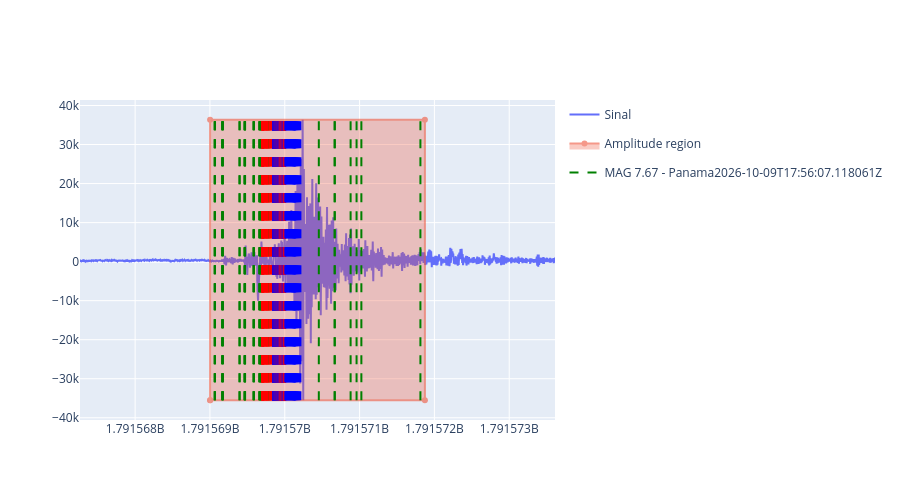

The code cell stored with this chart in its notebook:
### Markdown cell above
Agora, vamos calcular (de forma grosseira) a amplitude total do espaço entre os tempos de chegada. Aqui, vamos considerar que toda a amplitude gerada dentro da janela de chegadas é resultado do terremoto sendo analisado, o que quase nunca é verdade. Pode ser que outros terremotos ou fenômenos também interfiram nesse tempo, mas vamos ignorar isso.

Para considerar os erros dos tempos de chegada, vamos considerar uma janela com 1 minuto antes e depois da janela de chegadas.

Como métricas, vamos calcular a amplitude total e o desvio padrão do sinal

### Code cell
def get_signal_amplitude(signal, first_arrival, last_arrival):
    window_start = first_arrival - timedelta(minutes=1)
    window_end = last_arrival + timedelta(minutes=1)
    
    signal_window = signal[(signal["secs"] >= window_start) & (signal["secs"] <= window_end)]
    
    min_signal = np.min(signal_window["val"])
    max_signal = np.max(signal_window["val"])
    
    std = np.std(signal_window["val"])
    
    region = {
        "x0": window_start.timestamp,
        "x1": window_end.timestamp,
        "y0": min_signal,
        "y1": max_signal,
        "name": "Amplitude region"
    }
    
    return min_signal, max_signal, std, region

min_signal, max_signal, signal_std, signal_region = get_signal_amplitude(df, first_arrival, last_arrival)

plot_signal(df, time_data, regions=[signal_region])
